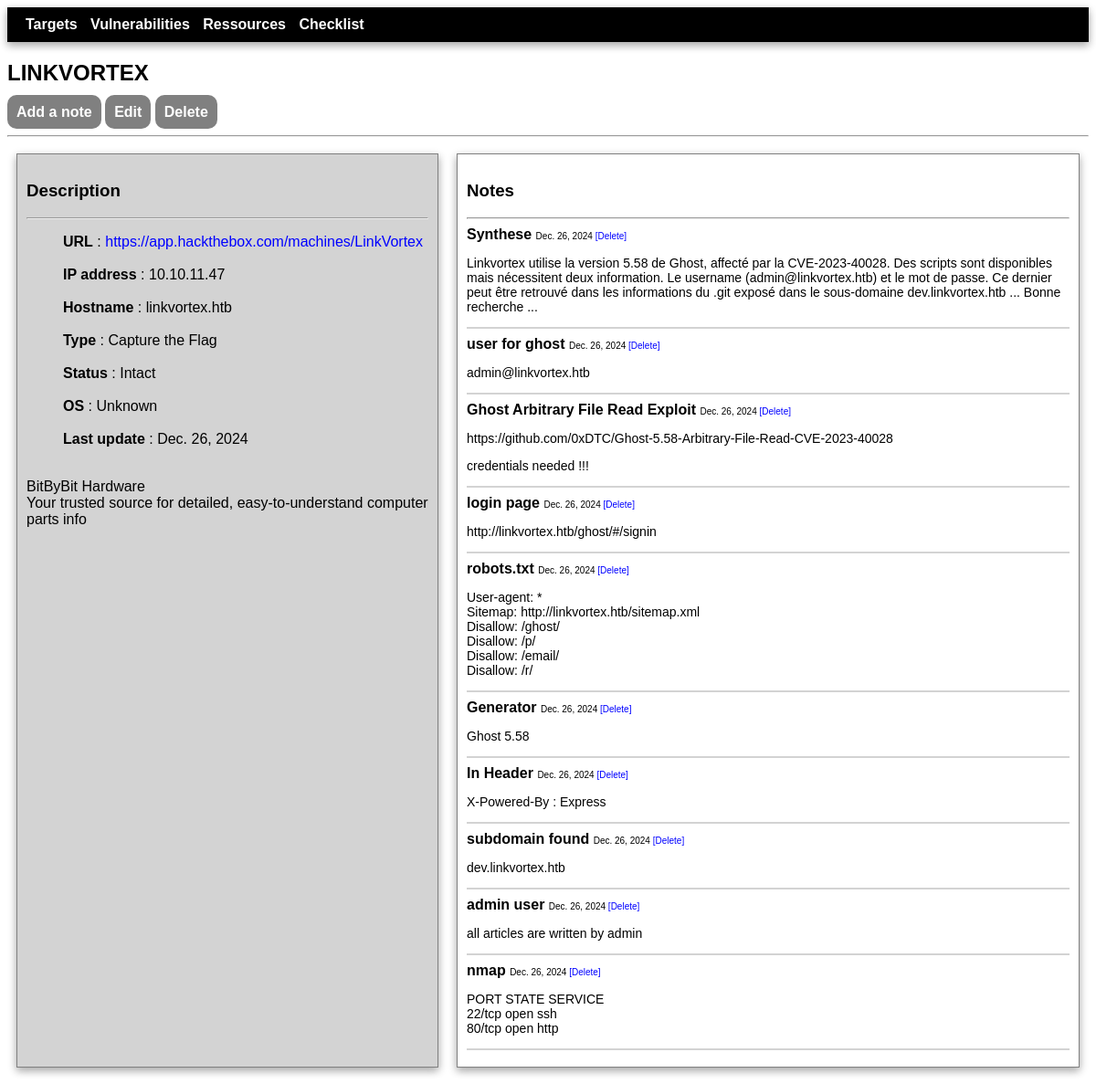
The app's page /target_detail/33/ with its own data.
### tms/models.py (models this page shows, shortened)
class Target(models.Model):
    class status(models.TextChoices):
        INTACT = 'Intact'
        FOOTHOLD = 'Foothold'
        ROOTED = 'Rooted'
    class type(models.TextChoices):
        CAPTURE_THE_FLAG = 'Capture the Flag'
        IN_THE_WILD = 'In the Wild'
        BUG_BOUNTY = 'Bug Bounty'
    class operating_system(models.TextChoices):
        LINUX = 'Linux'
        WINDOWS = 'Windows'
        UNKNOWN = 'Unknown'
    name = models.fields.CharField(max_length=100, null=True)
    url = models.fields.URLField(null=True)
    description = models.fields.CharField(max_length=1000, null=True, blank=True)
    operating_system = models.fields.CharField(choices=operating_system.choices, max_length=7, default='Unknown')
    ip = models.fields.CharField(max_length=15, null=True)
    hostname = models.fields.CharField(max_length=100, null=True, blank=True)
    status = models.fields.CharField(choices=status.choices, max_length=8, default='Intact')
    type = models.fields.CharField(choices=type.choices, max_length=16, default = 'Wild')
    last_update = models.fields.DateField(null=True, default=date.today())

class Note(models.Model):
    title = models.fields.CharField(max_length=100, null=True)
    date = models.fields.DateField(null=False, default=date.today())
    content = models.fields.CharField(max_length=1000, null=True)
    linked_target = models.ForeignKey(Target, on_delete=models.CASCADE, null=True)

### tms/views.py (the view)
# urls.py: path('target_detail/<int:id>/', views.target_detail, name='target-detail'),
def target_detail(request, id):
    target = Target.objects.get(id=id)
    notes = Note.objects.filter(linked_target=target.id)
    notes = notes.order_by('-id').values()
    return render(request, 'tms/target_detail.html', {'target': target, 'notes':notes})

### tms/templates/tms/target_detail.html (shortened to what this page needs)
{% extends 'tms/base.html' %}
{% block content %}
<h2>{{ target.name|upper }}</h2>
<div class="submenu">
    <p>
        <a href="{% url 'add-note' target.id %}">Add a note</a>
        <a href="{% url 'target-update' target.id %}">Edit</a>
        <a href="{% url 'target-delete' target.id %}">Delete</a>
    </p>
</div>
<hr>
<div class="flex-container">
    <div style="flex-basis: 40%; background-color: lightgrey; margin: 10px; border: solid grey 1px; padding: 10px; box-shadow: 0 4px 8px 0 rgba(0,0,0,0.2), 0 3px 10px 0 rgba(0,0,0,0.19);">
        <h3>Description</h3>
        <hr>
        <ul>
            <li><strong>URL</strong> : <a href="{{ target.url }}" target="_blank">{{ target.url }}</a></li><br>
            <li><strong>IP address</strong> : {{ target.ip }}</li><br>
            <li><strong>Hostname</strong> : {{ target.hostname }}</li><br>
            <li><strong>Type</strong> : {{ target.type }}</li><br>
            <li><strong>Status</strong> : {{ target.status }}</li><br>
            <li><strong>OS</strong> : {{ target.operating_system }}</li><br>
            <li><strong>Last update</strong> : {{ target.last_update }}</li><br>
        </ul>
        {% if target.description %}
            <p>{{ target.description|linebreaks }}</p>
        {% endif %}
    </div>
    <div style="flex-basis: 60%; margin: 10px; border: solid grey 1px; padding: 10px; box-shadow: 0 4px 8px 0 rgba(0,0,0,0.2), 0 3px 10px 0 rgba(0,0,0,0.19);">
        <h3>Notes</h3>
        <hr>
        {% for note in notes %}
            <strong>{{ note.title }}</strong>
            <span class="notes_features" style="font-size: 10px;">
                {{ note.date }}
                <a href="{% url 'delete-note' note.id %}" >[Delete]</a><br>
            </span>
            <div class="note_content">
                <p>{{ note.content|linebreaks }}</p>
            </div>
            <span class="notes_sep"><hr></span>
        {% endfor %}
    </div>
</div>
{% endblock %}

### tms/static/tms/styles.css (style rules this page uses)
* { font-family: Helvetica; }
.submenu a, form .button { background:grey; color: white; padding: 10px; font-weight: bold; border-radius: 10px; }
a { text-decoration: none; color: blue; }
ul { list-style-type: none; }
.flex-container { display: flex; }
.notes_sep hr { border: 1px solid lightgrey; }
.note_content { font-size: 14px; }

### records on screen
Target: name "LINKVORTEX", url "https://app.hackthebox.com/machines/LinkVortex", ip "10.10.11.47", hostname "linkvortex.htb", type "Capture the Flag", status "Intact", operating_system "Unknown", last_update "Dec. 26, 2024", description "BitByBit Hardware Your trusted source for detailed, easy-to-understand computer parts info"
Note: title "Synthese", date "Dec. 26, 2024", content "Linkvortex utilise la version 5.58 de Ghost, affecté par la CVE-2023-40028. Des scripts sont disponibles mais nécessitent deux information. Le username (admin@linkvortex.htb) et le mot de passe. Ce dernier peut être retrouvé dans les informations du .git exposé dans le sous-domaine dev.linkvortex.htb ... Bonne recherche ..."
Note: title "user for ghost", date "Dec. 26, 2024", content "admin@linkvortex.htb"
Note: title "Ghost Arbitrary File Read Exploit", date "Dec. 26, 2024", content "https://github.com/0xDTC/Ghost-5.58-Arbitrary-File-Read-CVE-2023-40028 credentials needed !!!"
Note: title "login page", date "Dec. 26, 2024", content "http://linkvortex.htb/ghost/#/signin"
Note: title "robots.txt", date "Dec. 26, 2024", content "User-agent: * Sitemap: http://linkvortex.htb/sitemap.xml Disallow: /ghost/ Disallow: /p/ Disallow: /email/ Disallow: /r/"
Note: title "Generator", date "Dec. 26, 2024", content "Ghost 5.58"
Note: title "In Header", date "Dec. 26, 2024", content "X-Powered-By : Express"
Note: title "subdomain found", date "Dec. 26, 2024", content "dev.linkvortex.htb"
Note: title "admin user", date "Dec. 26, 2024", content "all articles are written by admin"
Note: title "nmap", date "Dec. 26, 2024", content "PORT STATE SERVICE 22/tcp open ssh 80/tcp open http"
